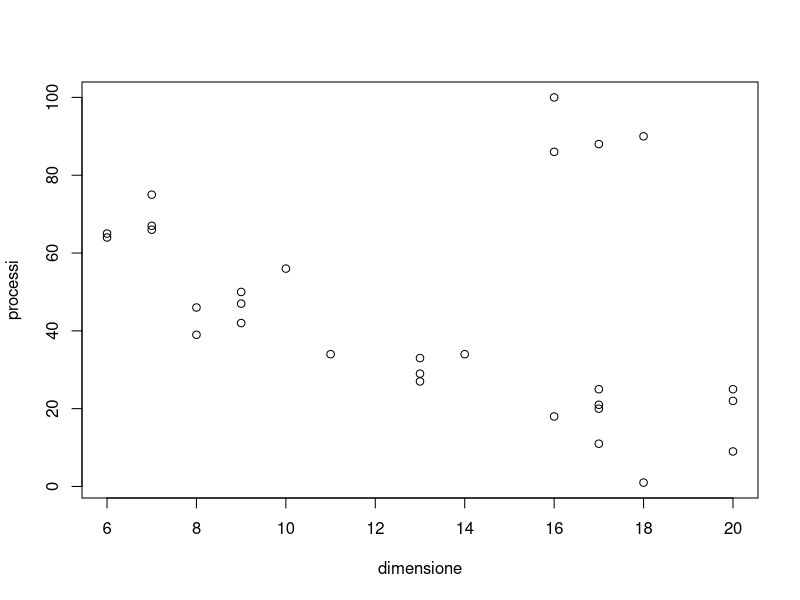
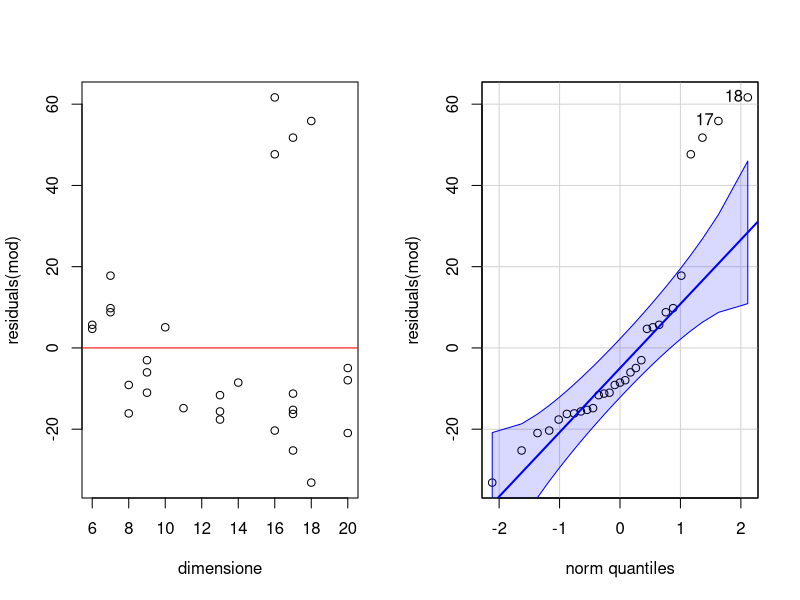
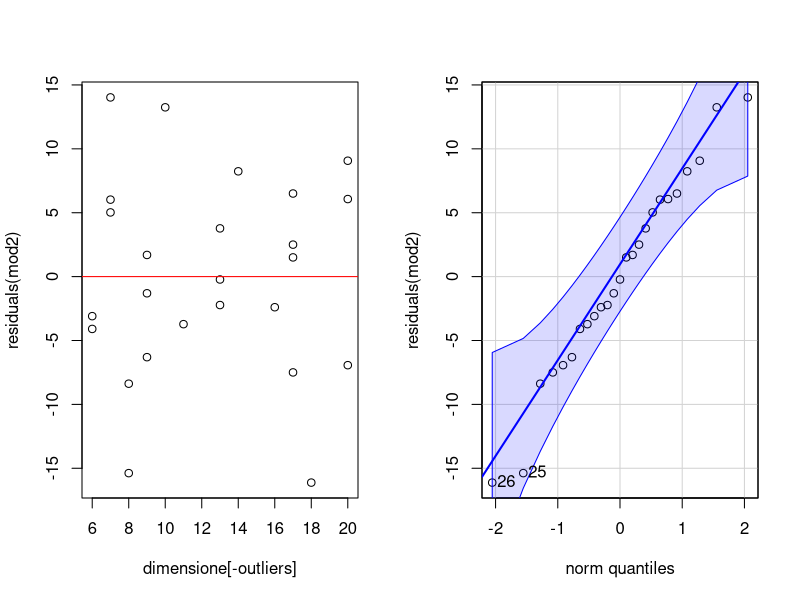
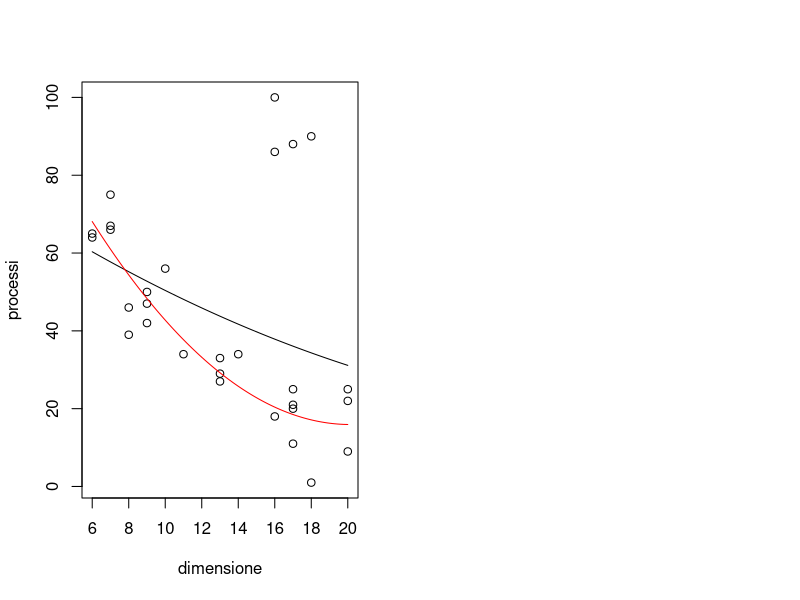

Source code (R) for these figures, in order:
## ---- chunk 1
efficienza <- read.csv("efficienza.csv")
head(efficienza)
## ---- chunk 2
plot(processi ~ dimensione, data = efficienza)
## ---- chunk 3
mod <- lm(processi ~ dimensione, data = efficienza)
summary(mod)
## ---- chunk 4
library(car)
par(mfrow = c(1, 2))
plot(residuals(mod) ~ dimensione, data = efficienza)
abline(h = 0, col = "red")
qqPlot(residuals(mod))
## ---- chunk 5
outliers <- which(efficienza$processi > 80)
outliers
## ---- chunk 6
mod <- lm(processi ~ dimensione + I(dimensione^2), data = efficienza)
summary(mod)
## ---- chunk 7
mod2 <- lm(processi ~ dimensione + I(dimensione^2), data = efficienza, subset = -outliers)
summary(mod2)
## ---- chunk 8
par(mfrow = c(1, 2))
plot(residuals(mod2) ~ dimensione[-outliers], data = efficienza)
abline(h = 0, col = "red")
qqPlot(residuals(mod2))
## ---- chunk 9
plot(processi ~ dimensione, data = efficienza)
curve(coef(mod)[1] + coef(mod)[2] * x + coef(mod)[3] * x^2, from = min(efficienza$dimensione), to = max(efficienza$dimensione), add = TRUE)

curve(coef(mod2)[1] + coef(mod2)[2] * x + coef(mod2)[3] * x^2, from = min(efficienza$dimensione), to = max(efficienza$dimensione), add = TRUE, col = "red")
## ---- chunk 10
pr <- predict(mod2, newdata = data.frame(dimensione = 10), interval = "prediction", level = 0.95)
pr
## ---- chunk 11
pr <- predict(mod2, newdata = data.frame(dimensione = 15), interval = "prediction", level = 0.95)
pr
